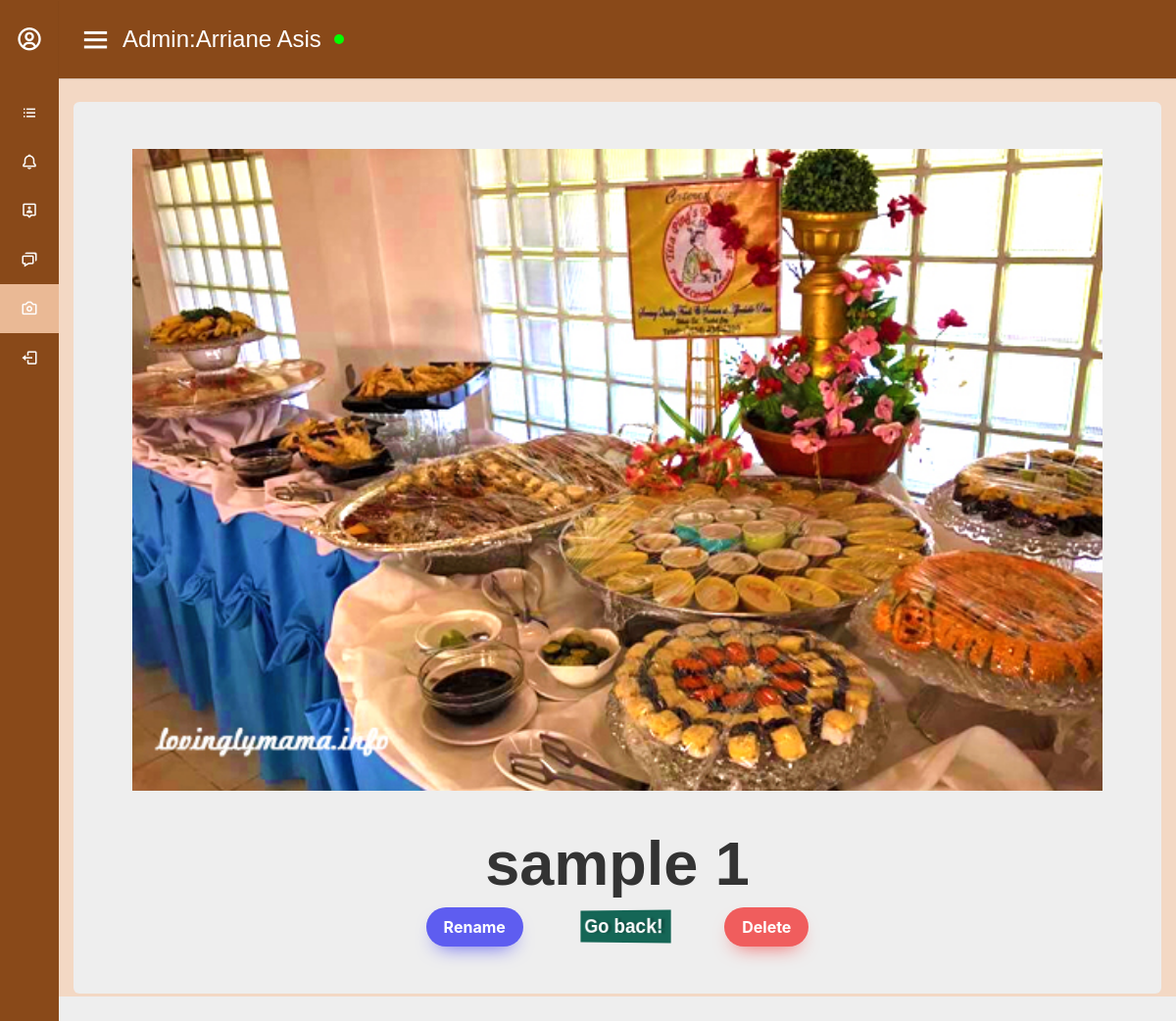
The app's page /adminSection/adminWebsite/view_img.php?img_id=30 (signed in) with its own data.
### tables this page shows
CREATE TABLE `img` (
  `img_id` int(255) NOT NULL,
  `img_name` varchar(255) NOT NULL,
  `file` text NOT NULL
);

### adminSection/adminWebsite/view_img.php (the view, shortened to what this page needs)
<?php include"../../database/connecting_to_DB.php";
?>
<html>
    <head>
    <link rel="stylesheet" href="https://cdn.jsdelivr.net/npm/bootstrap@4.1.3/dist/css/bootstrap.min.css">
    <link rel="stylesheet" href="https://maxcdn.bootstrapcdn.com/bootstrap/3.4.1/css/bootstrap.min.css">
    <link href='https://unpkg.com/boxicons@2.0.7/css/boxicons.min.css' rel='stylesheet'>
    <link rel="stylesheet" type="text/css" href="https://cdn.datatables.net/1.12.0/css/jquery.dataTables.css">
  <link rel="stylesheet" href="../adminCSS/pog.css">
  <link rel="stylesheet" href="../adminCSS/listchat.css">
    </head>
    <body class="WebContainer">
      <div class="sidebar">
    <div class="logo-details">
      <i class=' bx bx-user-circle'></i>
      <span class="logo_name">Menu</span>
    </div>
      <ul class="nav-links">
        <li>
          <a href="display.php" >
            <i class='	bx bx-list-ul' ></i>
            <span class="links_name">Booking</span>
          </a>
        </li>
        <li>
          <a href="an.php" >
            <i class='	bx bx-bell' ></i>
            <span class="links_name">Announcement</span>
          </a>
        </li>
        <li>
          <a href="adminlist.php">
            <i class='	bx bx-user-pin' ></i>
            <span class="links_name">Admin</span>
          </a>
        </li>
        <li>
          <a href="chatList.php" >
            <i class='	bx bx-chat' ></i>
            <span class="links_name">Chat</span>
          </a>
        </li>
        <li>
          <a href="adminGallery.php" class="active">
            <i class='	bx bx-camera' ></i>
            <span class="links_name">Gallery</span>
          </a>
        </li>
        <li>
          <a href="../adminCode/adminLogout.php">
            <i class='	bx bx-log-out' ></i>
            <span class="links_name">Log out</span>
          </a>
        </li>
      </ul>
  </div>
<section class="home-section ">
    <nav>
      <div class="sidebar-button">
        <i class='bx bx-menu sidebarBtn'></i>
         <span class="dashboard">Admin:</span> <?php echo $_SESSION["adminName"];?> &nbsp; <span class="dot"></span>
    </nav>
<div class="container  center  home-content" >
<?php
		$img_id  = $_GET['img_id'];
		$sql_query = "SELECT * FROM img WHERE img_id ='$img_id ' ";
		$result = $conn -> query($sql_query);
		while($row = $result -> fetch_assoc()){
			$img_id  = $row['img_id'];
	?>
                <div class="jumbotron jumbotron-fluid">
                <img  class="len" src="../images/<?php echo $row['file'];?>"><br><br>
                <form method="POST"  action="../adminCode/adminedit.php" >
<h1>
<input type="text" value="<?php echo $row['img_name'];?>" class="center headeredit" name="img_name">
</h1>
                <input type="submit" class="ch" value="Rename" name="submit">
                <input type="button" class="jkl" value="Go back!" onclick="history.back()">
                <input type="button" class="del" value="Delete" onclick="window.location.href='../adminCode/delete_image.php?img_id=<?php echo $img_id; ?>'">
              </form>
                    </div>
	<?php
		}
	?>
	</div>
        </section>
    </body>
    </html>

### adminSection/adminCSS/pog.css (style rules this page uses)
html { --scrollbarBG: #894919; --thumbBG: #eab995; }
body { scrollbar-width: thin; scrollbar-color: var(--thumbBG) var(--scrollbarBG); font-family:'Open Sans', sans-serif; background-color: #eab995;; background-size: cover; background-repeat: no-repeat; background-attachment: fixed; }
h1 { text-align: center; font-family: 'Ultra', sans-serif; font-weight: bolder; }
.center { text-align: center; }
.len { width: 100%; }
* { margin: 0; padding: 0; box-sizing: border-box; font-family: 'Poppins', sans-serif; }
.sidebar { position: fixed; height: 100%; width: 240px; background: #894919; transition: all 0.5s ease; }
.sidebar .logo-details { height: 80px; display: flex; align-items: center; }
.sidebar .logo-details i { font-size: 28px; font-weight: 500; color: #fff; min-width: 60px; text-align: center }
.sidebar .logo-details .logo_name { color: #fff; font-size: 24px; font-weight: 500; }
.sidebar .nav-links { margin-top: 10px; }
.sidebar .nav-links li { position: relative; list-style: none; height: 50px; }
.sidebar .nav-links li a { height: 100%; width: 100%; display: flex; align-items: center; text-decoration: none; transition: all 0.4s ease; }
.sidebar .nav-links li a.active { background: #eab995; }
.sidebar .nav-links li i { min-width: 60px; text-align: center; font-size: 18px; color: #fff; }
.sidebar .nav-links li a .links_name { color: #fff; font-size: 15px; font-weight: 400; white-space: nowrap; }
.home-section { position: relative; font-family:'Open Sans', sans-serif; background-color: #f3d8c4; background-size: cover; background-repeat: no-repeat; background-attachment: fixed; min-height: 100vh; width: calc(100% - 240px); left: 240px; transition: all 0.5s ease; }
.home-section nav { display: flex; justify-content: space-between; height: 80px; background: #894919; display: flex; color: white; align-items: center; position: fixed; width: calc(100% - 240px); left: 240px; z-index: 100; padding: 0 20px; box-shadow: 0 1px 1px rgba(0, 0, 0, 0.1); transition: all 0.5s ease; }
.home-section nav .sidebar-button { display: flex; align-items: center; font-size: 24px; font-weight: 500; }
nav .sidebar-button i { font-size: 35px; margin-right: 10px; }
.home-section .home-content { position: relative; padding-top: 104px; }
@media (max-width: 1240px) { .sidebar { width: 60px; } }
@media (max-width: 1240px) { .home-section { width: calc(100% - 60px); left: 60px; } }
@media (max-width: 1240px) { .home-section nav { width: calc(100% - 60px); left: 60px; } }
.dot { height: 10px; width: 10px; background-color: rgb(0, 255, 0); border-radius: 50%; display: inline-block; }
.WebContainer { width:100%; min-width:1000px; height:auto; }

### adminSection/adminCSS/listchat.css (style rules this page uses)
.jkl { --c: #fff; background: linear-gradient(90deg, #0000 33%, #fff5, #0000 67%) var(--_p,100%)/300% no-repeat, #156656; color: #0000; border: none; transform: perspective(500px) rotateY(calc(20deg*var(--_i,-1))); text-shadow: calc(var(--_i,-1)* 0.08em) -.01em 0 var(--c), calc(var(--_i,-1)*-0.08em) .01em 2px #0004; outline-offset: .1em; transition: 0.3s; margin-left: 50px; }
.jkl { font-weight: bold; font-size: 2rem; margin: 0; cursor: pointer; padding: .1em .3em; }
.headeredit { background-color: #eee; border:none; }
.ch { background: #5E5DF0; border-radius: 999px; box-shadow: #5E5DF0 0 10px 20px -10px; box-sizing: border-box; color: #FFFFFF; cursor: pointer; font-family: Inter,Helvetica,"Apple Color Emoji","Segoe UI Emoji",NotoColorEmoji,"Noto Color Emoji","Segoe UI Symbol","Android Emoji",EmojiSymbols,-apple-system,system-ui,"Segoe UI",Roboto,"Helvetica Neue","Noto Sans",sans-serif; font-size: 16px; font-weight: 700; line-height: 24px; opacity: 1; outline: 0 solid transparent; padding: 8px 18px; user-select: none; -webkit-user-select: none; touch-action: manipulation; width: fit-content; word-break: break-word; border: 0; margin-right: 50px; }
.del { background: #f05d5d; border-radius: 999px; box-shadow: #f05d5d 0 10px 20px -10px; box-sizing: border-box; color: #FFFFFF; cursor: pointer; font-family: Inter,Helvetica,"Apple Color Emoji","Segoe UI Emoji",NotoColorEmoji,"Noto Color Emoji","Segoe UI Symbol","Android Emoji",EmojiSymbols,-apple-system,system-ui,"Segoe UI",Roboto,"Helvetica Neue","Noto Sans",sans-serif; font-size: 16px; font-weight: 700; line-height: 24px; opacity: 1; outline: 0 solid transparent; padding: 8px 18px; user-select: none; -webkit-user-select: none; touch-action: manipulation; width: fit-content; word-break: break-word; border: 0; margin-left: 50px; }

### records on screen
img: file (picture), img_name "sample 1"

### other values on screen
$_SESSION["adminName"] "Arriane Asis"
